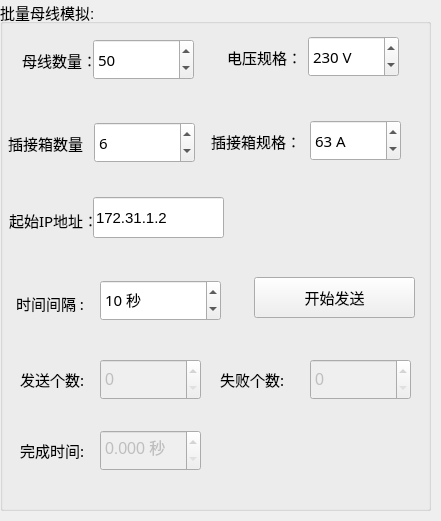
<?xml version="1.0" encoding="UTF-8"?>
<ui version="4.0">
 <class>busBulk</class>
 <widget class="QWidget" name="busBulk">
  <property name="geometry">
   <rect>
    <x>0</x>
    <y>0</y>
    <width>441</width>
    <height>521</height>
   </rect>
  </property>
  <property name="windowTitle">
   <string>Form</string>
  </property>
  <widget class="QGroupBox" name="groupBox_2">
   <property name="geometry">
    <rect>
     <x>0</x>
     <y>0</y>
     <width>431</width>
     <height>511</height>
    </rect>
   </property>
   <property name="font">
    <font>
     <pointsize>11</pointsize>
    </font>
   </property>
   <property name="title">
    <string>批量母线模拟:</string>
   </property>
   <widget class="QLabel" name="label_11">
    <property name="geometry">
     <rect>
      <x>227</x>
      <y>42</y>
      <width>71</width>
      <height>31</height>
     </rect>
    </property>
    <property name="font">
     <font>
      <family>微软雅黑</family>
      <pointsize>11</pointsize>
     </font>
    </property>
    <property name="text">
     <string>电压规格：</string>
    </property>
   </widget>
   <widget class="QLabel" name="label_10">
    <property name="geometry">
     <rect>
      <x>16</x>
      <y>293</y>
      <width>81</width>
      <height>21</height>
     </rect>
    </property>
    <property name="font">
     <font>
      <family>微软雅黑</family>
      <pointsize>11</pointsize>
     </font>
    </property>
    <property name="text">
     <string>时间间隔 :</string>
    </property>
   </widget>
   <widget class="QSpinBox" name="volCap">
    <property name="geometry">
     <rect>
      <x>308</x>
      <y>36</y>
      <width>91</width>
      <height>41</height>
     </rect>
    </property>
    <property name="font">
     <font>
      <family>微软雅黑</family>
      <pointsize>11</pointsize>
     </font>
    </property>
    <property name="suffix">
     <string> V</string>
    </property>
    <property name="prefix">
     <string/>
    </property>
    <property name="minimum">
     <number>200</number>
    </property>
    <property name="maximum">
     <number>500</number>
    </property>
    <property name="singleStep">
     <number>2</number>
    </property>
    <property name="value">
     <number>230</number>
    </property>
    <property name="displayIntegerBase">
     <number>10</number>
    </property>
   </widget>
   <widget class="QPushButton" name="busSendBtn">
    <property name="geometry">
     <rect>
      <x>254</x>
      <y>277</y>
      <width>161</width>
      <height>41</height>
     </rect>
    </property>
    <property name="font">
     <font>
      <pointsize>11</pointsize>
     </font>
    </property>
    <property name="text">
     <string>开始发送</string>
    </property>
   </widget>
   <widget class="QSpinBox" name="bus_timeInv">
    <property name="geometry">
     <rect>
      <x>100</x>
      <y>280</y>
      <width>121</width>
      <height>41</height>
     </rect>
    </property>
    <property name="font">
     <font>
      <family>微软雅黑</family>
      <pointsize>11</pointsize>
     </font>
    </property>
    <property name="suffix">
     <string> 秒</string>
    </property>
    <property name="minimum">
     <number>5</number>
    </property>
    <property name="maximum">
     <number>500</number>
    </property>
    <property name="singleStep">
     <number>2</number>
    </property>
    <property name="value">
     <number>10</number>
    </property>
    <property name="displayIntegerBase">
     <number>10</number>
    </property>
   </widget>
   <widget class="QSpinBox" name="busNum">
    <property name="geometry">
     <rect>
      <x>93</x>
      <y>39</y>
      <width>101</width>
      <height>41</height>
     </rect>
    </property>
    <property name="font">
     <font>
      <family>微软雅黑</family>
      <pointsize>11</pointsize>
     </font>
    </property>
    <property name="suffix">
     <string/>
    </property>
    <property name="prefix">
     <string/>
    </property>
    <property name="minimum">
     <number>1</number>
    </property>
    <property name="maximum">
     <number>1000</number>
    </property>
    <property name="singleStep">
     <number>1</number>
    </property>
    <property name="value">
     <number>50</number>
    </property>
    <property name="displayIntegerBase">
     <number>10</number>
    </property>
   </widget>
   <widget class="QLabel" name="label_12">
    <property name="geometry">
     <rect>
      <x>22</x>
      <y>45</y>
      <width>71</width>
      <height>31</height>
     </rect>
    </property>
    <property name="font">
     <font>
      <family>微软雅黑</family>
      <pointsize>11</pointsize>
     </font>
    </property>
    <property name="text">
     <string>母线数量：</string>
    </property>
   </widget>
   <widget class="QSpinBox" name="boxNum">
    <property name="geometry">
     <rect>
      <x>94</x>
      <y>122</y>
      <width>101</width>
      <height>41</height>
     </rect>
    </property>
    <property name="font">
     <font>
      <family>微软雅黑</family>
      <pointsize>11</pointsize>
     </font>
    </property>
    <property name="suffix">
     <string/>
    </property>
    <property name="prefix">
     <string/>
    </property>
    <property name="minimum">
     <number>1</number>
    </property>
    <property name="maximum">
     <number>20</number>
    </property>
    <property name="singleStep">
     <number>2</number>
    </property>
    <property name="value">
     <number>6</number>
    </property>
    <property name="displayIntegerBase">
     <number>10</number>
    </property>
   </widget>
   <widget class="QLabel" name="label_13">
    <property name="geometry">
     <rect>
      <x>8</x>
      <y>128</y>
      <width>81</width>
      <height>31</height>
     </rect>
    </property>
    <property name="font">
     <font>
      <family>微软雅黑</family>
      <pointsize>11</pointsize>
     </font>
    </property>
    <property name="text">
     <string>插接箱数量：</string>
    </property>
   </widget>
   <widget class="QLineEdit" name="devIp">
    <property name="geometry">
     <rect>
      <x>93</x>
      <y>197</y>
      <width>131</width>
      <height>41</height>
     </rect>
    </property>
    <property name="font">
     <font>
      <pointsize>11</pointsize>
     </font>
    </property>
    <property name="text">
     <string>172.31.1.2</string>
    </property>
   </widget>
   <widget class="QLabel" name="label_4">
    <property name="geometry">
     <rect>
      <x>9</x>
      <y>210</y>
      <width>91</width>
      <height>21</height>
     </rect>
    </property>
    <property name="font">
     <font>
      <family>微软雅黑</family>
      <pointsize>11</pointsize>
     </font>
    </property>
    <property name="text">
     <string>起始IP地址：</string>
    </property>
   </widget>
   <widget class="QSpinBox" name="cirCurCap">
    <property name="geometry">
     <rect>
      <x>310</x>
      <y>120</y>
      <width>91</width>
      <height>41</height>
     </rect>
    </property>
    <property name="font">
     <font>
      <family>微软雅黑</family>
      <pointsize>11</pointsize>
     </font>
    </property>
    <property name="suffix">
     <string> A</string>
    </property>
    <property name="prefix">
     <string/>
    </property>
    <property name="minimum">
     <number>30</number>
    </property>
    <property name="maximum">
     <number>100</number>
    </property>
    <property name="singleStep">
     <number>2</number>
    </property>
    <property name="value">
     <number>63</number>
    </property>
    <property name="displayIntegerBase">
     <number>10</number>
    </property>
   </widget>
   <widget class="QLabel" name="label_14">
    <property name="geometry">
     <rect>
      <x>211</x>
      <y>126</y>
      <width>91</width>
      <height>31</height>
     </rect>
    </property>
    <property name="font">
     <font>
      <family>微软雅黑</family>
      <pointsize>11</pointsize>
     </font>
    </property>
    <property name="text">
     <string>插接箱规格：</string>
    </property>
   </widget>
   <widget class="QDoubleSpinBox" name="successTime">
    <property name="enabled">
     <bool>false</bool>
    </property>
    <property name="geometry">
     <rect>
      <x>100</x>
      <y>430</y>
      <width>101</width>
      <height>41</height>
     </rect>
    </property>
    <property name="font">
     <font>
      <pointsize>12</pointsize>
     </font>
    </property>
    <property name="prefix">
     <string/>
    </property>
    <property name="suffix">
     <string> 秒</string>
    </property>
    <property name="decimals">
     <number>3</number>
    </property>
   </widget>
   <widget class="QSpinBox" name="successNum">
    <property name="enabled">
     <bool>false</bool>
    </property>
    <property name="geometry">
     <rect>
      <x>100</x>
      <y>359</y>
      <width>101</width>
      <height>41</height>
     </rect>
    </property>
    <property name="font">
     <font>
      <pointsize>12</pointsize>
     </font>
    </property>
    <property name="maximum">
     <number>100000</number>
    </property>
   </widget>
   <widget class="QSpinBox" name="ErNum">
    <property name="enabled">
     <bool>false</bool>
    </property>
    <property name="geometry">
     <rect>
      <x>310</x>
      <y>359</y>
      <width>101</width>
      <height>41</height>
     </rect>
    </property>
    <property name="font">
     <font>
      <pointsize>12</pointsize>
     </font>
    </property>
    <property name="maximum">
     <number>100000</number>
    </property>
   </widget>
   <widget class="QLabel" name="label_15">
    <property name="geometry">
     <rect>
      <x>20</x>
      <y>369</y>
      <width>81</width>
      <height>21</height>
     </rect>
    </property>
    <property name="font">
     <font>
      <family>微软雅黑</family>
      <pointsize>11</pointsize>
     </font>
    </property>
    <property name="text">
     <string>发送个数:</string>
    </property>
   </widget>
   <widget class="QLabel" name="label_16">
    <property name="geometry">
     <rect>
      <x>220</x>
      <y>369</y>
      <width>81</width>
      <height>21</height>
     </rect>
    </property>
    <property name="font">
     <font>
      <family>微软雅黑</family>
      <pointsize>11</pointsize>
     </font>
    </property>
    <property name="text">
     <string>失败个数:</string>
    </property>
   </widget>
   <widget class="QLabel" name="label_17">
    <property name="geometry">
     <rect>
      <x>20</x>
      <y>440</y>
      <width>81</width>
      <height>21</height>
     </rect>
    </property>
    <property name="font">
     <font>
      <family>微软雅黑</family>
      <pointsize>11</pointsize>
     </font>
    </property>
    <property name="text">
     <string>完成时间:</string>
    </property>
   </widget>
  </widget>
 </widget>
 <resources/>
 <connections/>
</ui>
